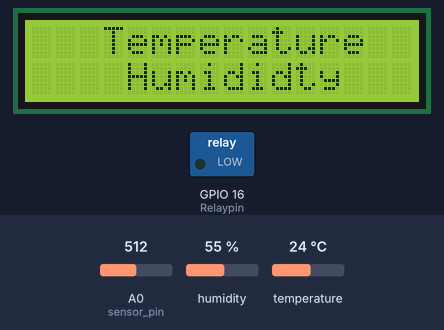
Recording of a sketch running on a simulated ESP8266 (NodeMCU). Parts: 16×2 character LCD, switched loads named in the sketch (green lamp = pin HIGH). The inputs (shaded band) are chosen by the test bench; at power-on: A0 (sensor_pin) = 512, humidity 55 %, temperature 24 °C. WiFi joins after 1.5 s; servers stay silent unless stated; the Firebase database answers and starts empty; what the sketch prints to the serial monitor is not drawn.

Above: at 2.7 s.
2.8 s: A0 (sensor_pin) set to 502
At 3.81 s:
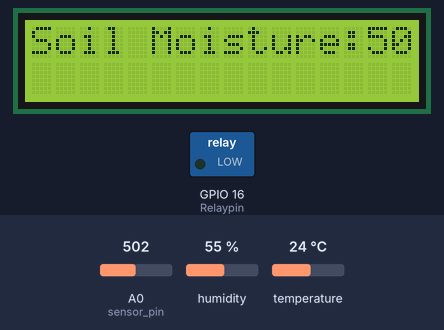
7.5 s: A0 (sensor_pin) set to 716
At 8.6 s:
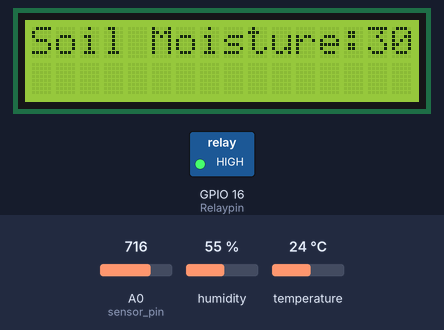
14.6 s: A0 (sensor_pin) set to 511
At 17.3 s:
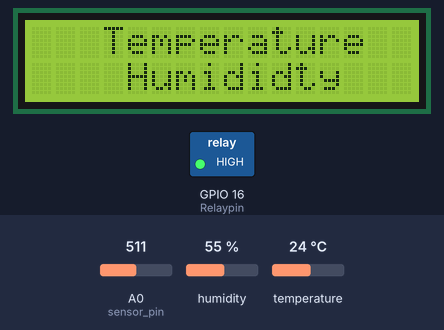
Timing chart, 0 to 18.8 s (numbered marks = the images above; inputs shaded):
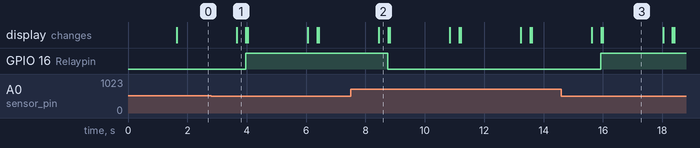

The sketch:

Automated_Plant_Watering.ino
```cpp
long temp,humi;
char temperature[10],humidity[10];

#include <Wire.h>
#include "DHT.h"
#define DHTPIN 4
#define DHTTYPE DHT11
DHT dht(DHTPIN, DHTTYPE);
#include <FirebaseESP8266.h>
#include <ESP8266WiFi.h>
#include <LiquidCrystal_I2C.h>
LiquidCrystal_I2C lcd(0x27, 16, 2);

#define FIREBASE_HOST "automated-plant-watering-default-rtdb.firebaseio.com"
#define FIREBASE_AUTH "jCrL2kMjlX20wRb8RnlX5ETglhnTusRZQULzvuCO"

#define WIFI_SSID "nodemcu1"
#define WIFI_PASSWORD "nodemcu1"

const int sensor_pin=A0;
const int Relaypin=16;

FirebaseData firebaseData;
FirebaseJson json;

void setup() {
  pinMode(sensor_pin,INPUT);
  pinMode(Relaypin,OUTPUT);
  lcd.init();
  lcd.backlight();
  dht.begin();

  Serial.begin(9600);

  wifiConnect();

  Serial.println("Connecting Firebase.....");
  Firebase.begin(FIREBASE_HOST, FIREBASE_AUTH);
  Firebase.reconnectWiFi(true);
  Serial.println("Firebase OK.");

}
void wifiConnect()
{
  WiFi.begin(WIFI_SSID, WIFI_PASSWORD);
  Serial.print("Connecting to Wi-Fi");
  while (WiFi.status() != WL_CONNECTED)
  {
    Serial.print(".");
    delay(300);
  }
  Serial.println();
  Serial.print("Connected with IP: ");
  Serial.println(WiFi.localIP());
  Serial.println();
}
void loop() {
  float t = dht.readTemperature();
  float h = dht.readHumidity();
  lcd.setCursor(0,0);
  lcd.print("   Temperature  ");
  lcd.print(t);
  lcd.setCursor(0,1);
  lcd.print("    Humididty   ");
  lcd.print(h);
  delay(2000);
  lcd.clear();
  float moisture_percentage;

  moisture_percentage = ( 100.00 - ( (analogRead(sensor_pin)/1023.00) * 100.00 ) );

  lcd.setCursor(0,0);
  lcd.print("Soil Moisture:");
  lcd.print(moisture_percentage);
  lcd.print("%");

   Firebase.setFloat(firebaseData,"Project/Moisture",moisture_percentage);
String stat;
   if (Firebase.getString(firebaseData,"Project/Motor")){
     stat=firebaseData.stringData();
   }
 if(moisture_percentage<=50 || stat[2]== '0')
   {
    lcd.setCursor(0,1);
    digitalWrite(Relaypin,LOW);
    lcd.print("motor on");
   }
  else
  {
  lcd.setCursor(0,1);
  digitalWrite(Relaypin,HIGH);
  lcd.print("motor off");
  }

}
```

Measured:
- the behaviour switches between 512 and 511 on A0 (sensor_pin) (found by bisection; images 0 and 1)
- after the input at 2.8 s, GPIO 16 (Relaypin): LOW → HIGH after 1.2 s
- after the input at 7.5 s, GPIO 16 (Relaypin): HIGH → LOW after 1.3 s
- after the input at 14.6 s, GPIO 16 (Relaypin): LOW → HIGH after 1.3 s
